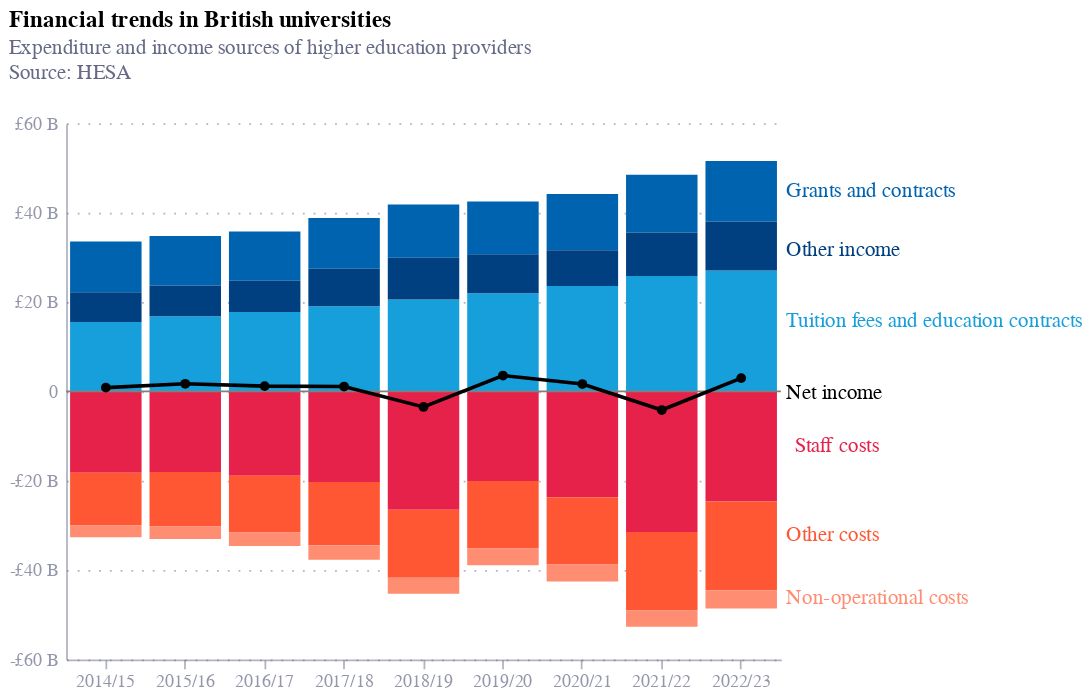

Write notebook code for a chart like this one.
### Code cell
# Assuming bar_data and line_data are already defined

# Define color palettes
cool_palette = ['#E6224B', '#FF5733', '#FF8D72']
warm_palette= ['#179FDB', '#0063AF', '#004080']

# Combine palettes for categories (assuming first few are warm, then cool)
combined_palette = warm_palette + cool_palette[:len(bar_data['category'].unique()) - len(warm_palette)]

# Create the stacked bar chart
bar_chart = alt.Chart(bar_data).mark_bar().encode(
    x='Year:O',
    y=alt.Y('amount:Q', stack='zero', axis=alt.Axis(
        title=None,
        labelExpr="""datum.value === 0 ? '0' :
                     datum.value > 0 ? ('£' + format(datum.value / 1e9, ',.0f') + ' B') :
                     ('-£' + format(-datum.value / 1e9, ',.0f') + ' B')"""
    )),
    color=alt.Color('category:N', scale=alt.Scale(range=combined_palette), sort=categories_order,
                     legend=None),
).properties(
    title='Income and Expenses'
)

rule = alt.Chart(pd.DataFrame({'y': [0]})).mark_rule(color='grey').encode(
    y='y:Q'
)

#line
line_chart = alt.Chart(line_data).mark_line(point=True).encode(
    x='Year:O',
    y='amount:Q',
    color=alt.value('black'),  
    tooltip=['amount','category', 'Year']
)

# Text label
text_label_1 = alt.Chart(pd.DataFrame({'x': ['2022/23'], 'y': [45000000000], 'text': ['Grants and contracts']})).mark_text(
    align='left',
    baseline='middle',
    fontSize=12,
    dx=25,
    color='#0063AF'
).encode(
    x=alt.X('x:O', axis=alt.Axis(title=None)),
    y=alt.Y('y:Q', axis=alt.Axis(title=None)),
    text='text:N'
)

text_label_2 = alt.Chart(pd.DataFrame({'x': ['2022/23'], 'y': [32000000000], 'text': ['Other income']})).mark_text(
    align='left',
    baseline='middle',
    fontSize=12,
    dx=25,
    color='#004080'
).encode(
    x=alt.X('x:O', axis=alt.Axis(title=None)),
    y=alt.Y('y:Q', axis=alt.Axis(title=None)),
    text='text:N'
)

text_label_3 = alt.Chart(pd.DataFrame({'x': ['2022/23'], 'y': [16000000000], 'text': ['Tuition fees and education contracts']})).mark_text(
    align='left',
    baseline='middle',
    fontSize=12,
    dx=25,
    color ='#179FDB'
).encode(
    x=alt.X('x:O', axis=alt.Axis(title=None)),
    y=alt.Y('y:Q', axis=alt.Axis(title=None)),
    text='text:N'
)

text_label_4 = alt.Chart(pd.DataFrame({'x': ['2022/23'], 'y': [-12000000000], 'text': ['Staff costs']})).mark_text(
    align='left',
    baseline='middle',
    fontSize=12,
    dx=30,
    color='#E6224B'
).encode(
    x=alt.X('x:O', axis=alt.Axis(title=None)),
    y=alt.Y('y:Q', axis=alt.Axis(title=None)),
    text='text:N'
)

text_label_5 = alt.Chart(pd.DataFrame({'x': ['2022/23'], 'y': [-32000000000], 'text': ['Other costs']})).mark_text(
    align='left',
    baseline='middle',
    fontSize=12,
    dx=25,
    color='#FF5733'
).encode(
    x=alt.X('x:O', axis=alt.Axis(title=None)),
    y=alt.Y('y:Q', axis=alt.Axis(title=None)),
    text='text:N'
)

text_label_6 = alt.Chart(pd.DataFrame({'x': ['2022/23'], 'y': [-46000000000], 'text': ['Non-operational costs']})).mark_text(
    align='left',
    baseline='middle',
    fontSize=12,
    dx=25, 
    color='#FF8D72'
).encode(
    x=alt.X('x:O', axis=alt.Axis(title=None)),
    y=alt.Y('y:Q', axis=alt.Axis(title=None)),
    text='text:N'
)

text_label_7 = alt.Chart(pd.DataFrame({'x': ['2022/23'], 'y': [0], 'text': ['Net income']})).mark_text(
    align='left',
    baseline='middle',
    fontSize=12,
    dx=25, 
    color='black'
).encode(
    x=alt.X('x:O', axis=alt.Axis(title=None)),
    y=alt.Y('y:Q', axis=alt.Axis(title=None)),
    text='text:N'
)

combined_chart = alt.layer(bar_chart, rule, line_chart, text_label_1, text_label_2, text_label_3,text_label_4, text_label_5,text_label_6, text_label_7).resolve_scale(
    y='shared'
)

combined_chart = combined_chart.properties(
    title={
        "text": ["Financial trends in British universities"],
        "subtitle": ["Expenditure and income sources of higher education providers", "Source: HESA", ""],
        "subtitleColor": "#676A86",
        "anchor": "start"
    }
)

combined_chart

### Figure 1 — Vega-Lite specification as saved in the notebook (floating-point values rounded to 4 significant figures)
{"config": {"font": "Circular Std", "mark": {"line": {"interpolate": "monotone"}}, "view": {"stroke": "transparent", "width": 400, "height": 300}, "range": {"category": ["#36B7B4", "#E6224B", "#F4C245", "#0063AF", "#00A767", "#179FDB", "#EB5C2E"], "diverging": ["#E6224B", "#E54753", "#C9C9C9", "#179FDB", "#122B39"], "heatmap": ["#C9C9C9", "#179FDB", "#0063AF", "#122B39"], "ordinal": ["#00A767", "#36B7B4", "#179FDB", "#0063AF", "#243B5A"]}, "axisX": {"domainColor": "#676A86", "domainOpacity": 0.5, "grid": false, "labelAngle": 0, "labelColor": "#676A86", "labelOpacity": 0.7, "orient": "bottom", "tickColor": "#676A86", "tickCount": 10, "tickOpacity": 0.5, "title": false, "titleAlign": "center", "titleAnchor": "middle", "titleColor": "#676A86", "titleFontSize": 12, "titleOpacity": 0.8, "titleY": -15}, "axisY": {"domainColor": "#676A86", "domainOpacity": 0.5, "gridColor": "#676A86", "gridDash": [1, 5], "gridOpacity": 0.5, "labelColor": "#676A86", "labelOpacity": 0.7, "labelPadding": 5, "tickColor": "#676A86", "tickCount": 8, "tickOpacity": 0.5, "ticks": false, "titleAlign": "left", "titleAngle": 0, "titleBaseline": "bottom", "titleColor": "#676A86", "titleFontSize": 12, "titleOpacity": 0.8, "titleX": 0, "titleY": -7}}, "layer": [{"data": {"name": "data-5157237ac1110203037c683b1e9e2386"}, "mark": {"type": "bar"}, "encoding": {"color": {"field": "category", "legend": null, "scale": {"range": ["#179FDB", "#0063AF", "#004080", "#E6224B", "#FF5733", "#FF8D72"]}, "sort": ["Tuition fees and education contracts", "Grants and contracts", "Other Income", "Staff costs", "Other costs", "Non-operational costs"], "type": "nominal"}, "x": {"field": "Year", "type": "ordinal"}, "y": {"axis": {"labelExpr": "datum.value === 0 ? '0' :\n                     datum.value > 0 ? ('£' + format(datum.value / 1e9, ',.0f') + ' B') :\n                     ('-£' + format(-datum.value / 1e9, ',.0f') + ' B')", "title": null}, "field": "amount", "stack": "zero", "type": "quantitative"}}, "title": "Income and Expenses"}, {"data": {"name": "data-06fd9f850666401b4599de5588b60692"}, "mark": {"type": "rule", "color": "grey"}, "encoding": {"y": {"field": "y", "type": "quantitative"}}}, {"data": {"name": "data-d2595bfdd16ff6d1f4162d581b7780d3"}, "mark": {"type": "line", "point": true}, "encoding": {"color": {"value": "black"}, "tooltip": [{"field": "amount", "type": "quantitative"}, {"field": "category", "type": "nominal"}, {"field": "Year", "type": "nominal"}], "x": {"field": "Year", "type": "ordinal"}, "y": {"field": "amount", "type": "quantitative"}}}, {"data": {"name": "data-5f7a46106ea369409d446beeee2cd677"}, "mark": {"type": "text", "align": "left", "baseline": "middle", "color": "#0063AF", "dx": 25, "fontSize": 12}, "encoding": {"text": {"field": "text", "type": "nominal"}, "x": {"axis": {"title": null}, "field": "x", "type": "ordinal"}, "y": {"axis": {"title": null}, "field": "y", "type": "quantitative"}}}, {"data": {"name": "data-a523cf036b8012c6c463b014d41c06b3"}, "mark": {"type": "text", "align": "left", "baseline": "middle", "color": "#004080", "dx": 25, "fontSize": 12}, "encoding": {"text": {"field": "text", "type": "nominal"}, "x": {"axis": {"title": null}, "field": "x", "type": "ordinal"}, "y": {"axis": {"title": null}, "field": "y", "type": "quantitative"}}}, {"data": {"name": "data-0ac00b16fc91eed9ef0306d5c8cff053"}, "mark": {"type": "text", "align": "left", "baseline": "middle", "color": "#179FDB", "dx": 25, "fontSize": 12}, "encoding": {"text": {"field": "text", "type": "nominal"}, "x": {"axis": {"title": null}, "field": "x", "type": "ordinal"}, "y": {"axis": {"title": null}, "field": "y", "type": "quantitative"}}}, {"data": {"name": "data-5b5cdc6e781c1032b00c8dcd5a1f6e27"}, "mark": {"type": "text", "align": "left", "baseline": "middle", "color": "#E6224B", "dx": 30, "fontSize": 12}, "encoding": {"text": {"field": "text", "type": "nominal"}, "x": {"axis": {"title": null}, "field": "x", "type": "ordinal"}, "y": {"axis": {"title": null}, "field": "y", "type": "quantitative"}}}, {"data": {"name": "data-adb46e30ccfde422f9c3355d974c3a77"}, "mark": {"type": "text", "align": "left", "baseline": "middle", "color": "#FF5733", "dx": 25, "fontSize": 12}, "encoding": {"text": {"field": "text", "type": "nominal"}, "x": {"axis": {"title": null}, "field": "x", "type": "ordinal"}, "y": {"axis": {"title": null}, "field": "y", "type": "quantitative"}}}, {"data": {"name": "data-09f6834b1765647a0c518ddc638751f7"}, "mark": {"type": "text", "align": "left", "baseline": "middle", "color": "#FF8D72", "dx": 25, "fontSize": 12}, "encoding": {"text": {"field": "text", "type": "nominal"}, "x": {"axis": {"title": null}, "field": "x", "type": "ordinal"}, "y": {"axis": {"title": null}, "field": "y", "type": "quantitative"}}}, {"data": {"name": "data-d48367d1c885b53f99e8825322ea1d9e"}, "mark": {"type": "text", "align": "left", "baseline": "middle", "color": "black", "dx": 25, "fontSize": 12}, "encoding": {"text": {"field": "text", "type": "nominal"}, "x": {"axis": {"title": null}, "field": "x", "type": "ordinal"}, "y": {"axis": {"title": null}, "field": "y", "type": "quantitative"}}}], "resolve": {"scale": {"y": "shared"}}, "title": {"text": ["Financial trends in British universities"], "subtitle": ["Expenditure and income sources of higher education providers", "Source: HESA", ""], "subtitleColor": "#676A86", "anchor": "start"}, "$schema": "https://vega.github.io/schema/vega-lite/v5.8.0.json", "datasets": {"data-5157237ac1110203037c683b1e9e2386": [{"Year": "2014/15", "category": "Tuition fees and education contracts", "amount": 15541000000}, {"Year": "2015/16", "category": "Tuition fees and education contracts", "amount": 16811000000}, {"Year": "2016/17", "category": "Tuition fees and education contracts", "amount": 17757000000}, {"Year": "2017/18", "category": "Tuition fees and education contracts", "amount": 19049000000}, {"Year": "2018/19", "category": "Tuition fees and education contracts", "amount": 20536000000}, {"Year": "2019/20", "category": "Tuition fees and education contracts", "amount": 21936000000}, {"Year": "2020/21", "category": "Tuition fees and education contracts", "amount": 23561000000}, {"Year": "2021/22", "category": "Tuition fees and education contracts", "amount": 25803000000}, {"Year": "2022/23", "category": "Tuition fees and education contracts", "amount": 27030000000}, {"Year": "2014/15", "category": "Grants and contracts", "amount": 11313000000}, {"Year": "2015/16", "category": "Grants and contracts", "amount": 11053000000}, {"Year": "2016/17", "category": "Grants and contracts", "amount": 11021000000}, {"Year": "2017/18", "category": "Grants and contracts", "amount": 11352000000}, {"Year": "2018/19", "category": "Grants and contracts", "amount": 11929000000}, {"Year": "2019/20", "category": "Grants and contracts", "amount": 11821000000}, {"Year": "2020/21", "category": "Grants and contracts", "amount": 12592000000}, {"Year": "2021/22", "category": "Grants and contracts", "amount": 12934000000}, {"Year": "2022/23", "category": "Grants and contracts", "amount": 13546000000}, {"Year": "2014/15", "category": "Other Income", "amount": 6664000000}, {"Year": "2015/16", "category": "Other Income", "amount": 6884000000}, {"Year": "2016/17", "category": "Other Income", "amount": 7004000000}, {"Year": "2017/18", "category": "Other Income", "amount": 8380000000}, {"Year": "2018/19", "category": "Other Income", "amount": 9367000000}, {"Year": "2019/20", "category": "Other Income", "amount": 8736000000}, {"Year": "2020/21", "category": "Other Income", "amount": 8020000000}, {"Year": "2021/22", "category": "Other Income", "amount": 9766000000}, {"Year": "2022/23", "category": "Other Income", "amount": 11006000000}, {"Year": "2014/15", "category": "Staff costs", "amount": -18210000000}, {"Year": "2015/16", "category": "Staff costs", "amount": -18046000000}, {"Year": "2016/17", "category": "Staff costs", "amount": -18877000000}, {"Year": "2017/18", "category": "Staff costs", "amount": -20265000000}, {"Year": "2018/19", "category": "Staff costs", "amount": -26508000000}, {"Year": "2019/20", "category": "Staff costs", "amount": -20061000000}, {"Year": "2020/21", "category": "Staff costs", "amount": -23704000000}, {"Year": "2021/22", "category": "Staff costs", "amount": -31469000000}, {"Year": "2022/23", "category": "Staff costs", "amount": -24675000000}, {"Year": "2014/15", "category": "Other costs", "amount": -11819000000}, {"Year": "2015/16", "category": "Other costs", "amount": -12186000000}, {"Year": "2016/17", "category": "Other costs", "amount": -12721000000}, {"Year": "2017/18", "category": "Other costs", "amount": -14190000000}, {"Year": "2018/19", "category": "Other costs", "amount": -15242000000}, {"Year": "2019/20", "category": "Other costs", "amount": -15100000000}, {"Year": "2020/21", "category": "Other costs", "amount": -15056000000}, {"Year": "2021/22", "category": "Other costs", "amount": -17591000000}, {"Year": "2022/23", "category": "Other costs", "amount": -19824000000}, {"Year": "2014/15", "category": "Non-operational costs", "amount": -2652000000}, {"Year": "2015/16", "category": "Non-operational costs", "amount": -2823000000}, {"Year": "2016/17", "category": "Non-operational costs", "amount": -3007000000}, {"Year": "2017/18", "category": "Non-operational costs", "amount": -3255000000}, {"Year": "2018/19", "category": "Non-operational costs", "amount": -3574000000}, {"Year": "2019/20", "category": "Non-operational costs", "amount": -3788000000}, {"Year": "2020/21", "category": "Non-operational costs", "amount": -3776000000}, {"Year": "2021/22", "category": "Non-operational costs", "amount": -3622000000}, {"Year": "2022/23", "category": "Non-operational costs", "amount": -4117000000}], "data-06fd9f850666401b4599de5588b60692": [{"y": 0}], "data-d2595bfdd16ff6d1f4162d581b7780d3": [{"Year": "2014/15", "category": "Net Income", "amount": 837000000}, {"Year": "2015/16", "category": "Net Income", "amount": 1693000000}, {"Year": "2016/17", "category": "Net Income", "amount": 1178000000}, {"Year": "2017/18", "category": "Net Income", "amount": 1072000000}, {"Year": "2018/19", "category": "Net Income", "amount": -3492000000}, {"Year": "2019/20", "category": "Net Income", "amount": 3544000000}, {"Year": "2020/21", "category": "Net Income", "amount": 1638000000}, {"Year": "2021/22", "category": "Net Income", "amount": -4179000000}, {"Year": "2022/23", "category": "Net Income", "amount": 2966000000}], "data-5f7a46106ea369409d446beeee2cd677": [{"x": "2022/23", "y": 45000000000, "text": "Grants and contracts"}], "data-a523cf036b8012c6c463b014d41c06b3": [{"x": "2022/23", "y": 32000000000, "text": "Other income"}], "data-0ac00b16fc91eed9ef0306d5c8cff053": [{"x": "2022/23", "y": 16000000000, "text": "Tuition fees and education contracts"}], "data-5b5cdc6e781c1032b00c8dcd5a1f6e27": [{"x": "2022/23", "y": -12000000000, "text": "Staff costs"}], "data-adb46e30ccfde422f9c3355d974c3a77": [{"x": "2022/23", "y": -32000000000, "text": "Other costs"}], "data-09f6834b1765647a0c518ddc638751f7": [{"x": "2022/23", "y": -46000000000, "text": "Non-operational costs"}], "data-d48367d1c885b53f99e8825322ea1d9e": [{"x": "2022/23", "y": 0, "text": "Net income"}]}}
